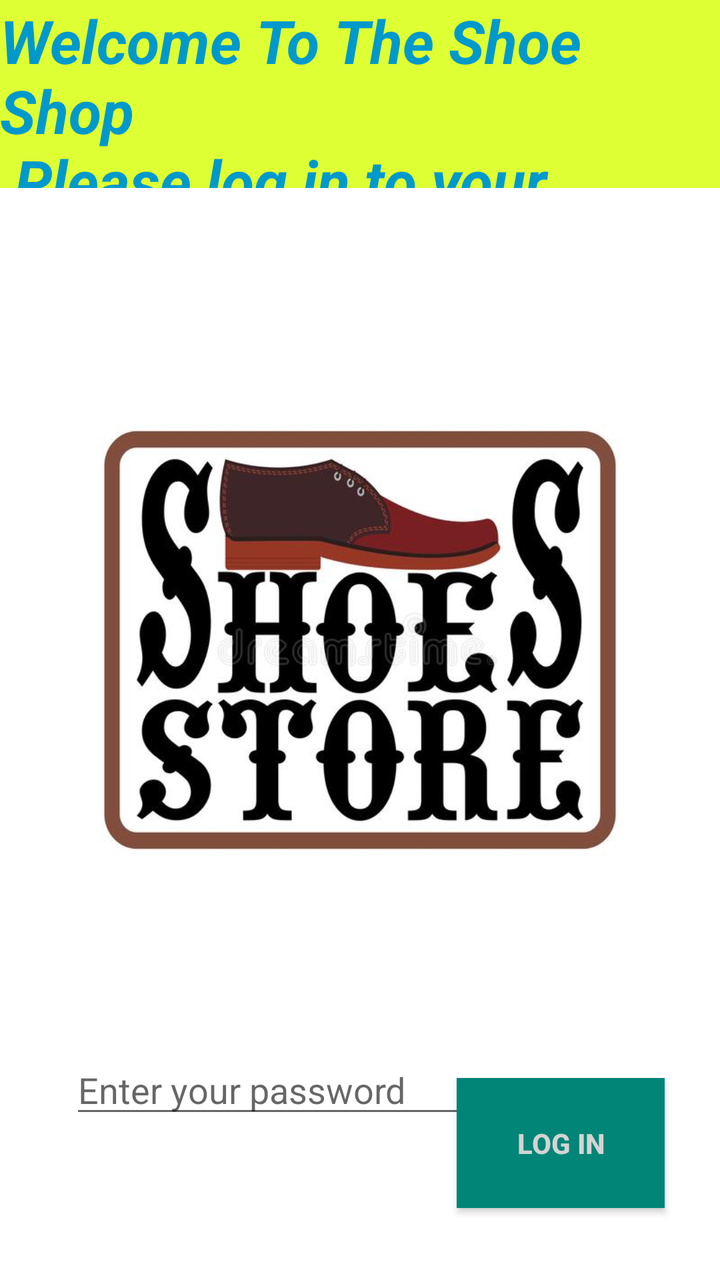
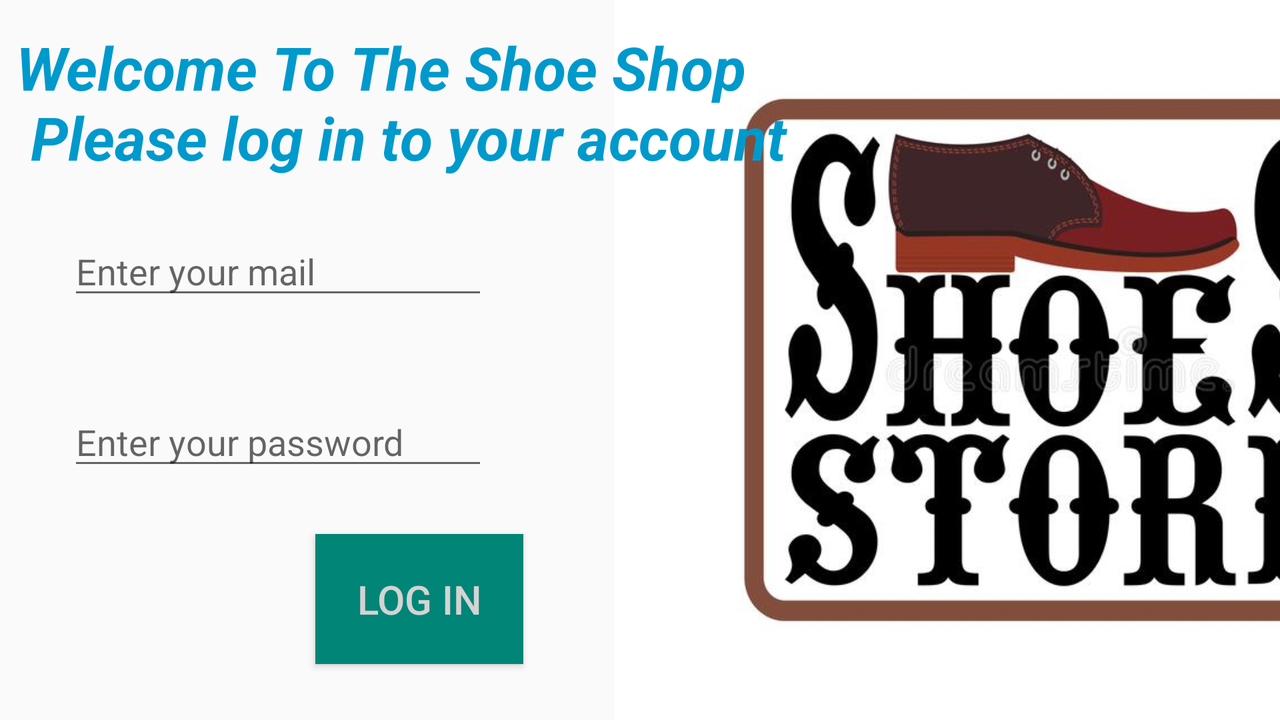

One screen, two layout resources from the same app: the default and the repository's alternative for another configuration. Each is rendered where Android would select it; the XML of both is given below.
<!-- AndroidManifest.xml: application theme AppTheme -->
<!-- res/layout/fragment_log_in_fragment.xml -->
<?xml version="1.0" encoding="utf-8"?>
<layout xmlns:tools="http://schemas.android.com/tools"
    xmlns:android="http://schemas.android.com/apk/res/android"
    xmlns:app="http://schemas.android.com/apk/res-auto">
<androidx.constraintlayout.widget.ConstraintLayout
    android:layout_width="match_parent"
    android:layout_height="match_parent"
    android:background="@color/gray"
    tools:context=".log_in_fragment">


    <ImageView
        android:id="@+id/imageView2"
        android:layout_width="match_parent"
        android:layout_height="match_parent"
        android:background="@color/cardview_light_background"
        android:src="@drawable/shoes"
        tools:layout_editor_absoluteX="0dp"
        tools:layout_editor_absoluteY="-16dp" />

    <TextView
        android:id="@+id/textView3"
        android:layout_width="match_parent"
        android:layout_height="94dp"
        android:background="@color/bale_green"
        android:text="@string/welcome"
        android:textColor="@android:color/holo_blue_dark"
        android:textSize="30sp"
        android:textStyle="bold|italic"
        app:layout_constraintBottom_toBottomOf="parent"
        app:layout_constraintEnd_toEndOf="parent"
        app:layout_constraintHorizontal_bias="0.0"
        app:layout_constraintStart_toStartOf="parent"
        app:layout_constraintTop_toTopOf="parent"
        app:layout_constraintVertical_bias="0.0" />

    <EditText
        android:id="@+id/email_text"
        android:layout_width="wrap_content"
        android:layout_height="wrap_content"
        android:layout_marginBottom="56dp"
        android:height="48dp"
        android:ems="10"
        android:hint="Enter your mail"
        android:inputType="textEmailAddress"
        app:layout_constraintBottom_toTopOf="@+id/pass_text"
        app:layout_constraintEnd_toEndOf="parent"
        app:layout_constraintHorizontal_bias="0.233"
        app:layout_constraintStart_toStartOf="parent"
        app:layout_constraintTop_toTopOf="@+id/login_button"
        app:layout_constraintVertical_bias="0.743" />

    <EditText
        android:id="@+id/pass_text"
        android:layout_width="wrap_content"
        android:layout_height="wrap_content"
        android:layout_marginBottom="76dp"
        android:height="48dp"
        android:ems="10"
        android:hint="Enter your password"
        android:inputType="textPassword"
        app:layout_constraintBottom_toBottomOf="parent"
        app:layout_constraintEnd_toEndOf="parent"
        app:layout_constraintHorizontal_bias="0.233"
        app:layout_constraintStart_toStartOf="parent" />

    <androidx.appcompat.widget.AppCompatButton

        android:id="@+id/login_button"
        android:layout_width="104dp"
        android:layout_height="65dp"
        android:layout_marginBottom="36dp"
        android:background="@color/colorPrimary"
        android:text="Log in"
        android:textColor="@color/gray"
        android:textStyle="bold"
        android:visibility="visible"
        app:layout_constraintBottom_toBottomOf="parent"
        app:layout_constraintEnd_toEndOf="parent"
        app:layout_constraintHorizontal_bias="0.892"
        app:layout_constraintStart_toStartOf="parent" />

</androidx.constraintlayout.widget.ConstraintLayout>
</layout>
<!-- resources referenced by this layout -->
<resources>
  <color name="bale_green">#DEFF33</color>
  <color name="colorPrimary">#008577</color>
  <color name="gray">#d4d3d3</color>
  <!-- drawable shoes: jpg bitmap (drawable, 44356 bytes) -->
  <string name="welcome">Welcome To The Shoe Shop \n Please log in to your account</string>
  <style name="AppTheme" parent="Theme.AppCompat.Light.DarkActionBar">
          
          <item name="windowActionBar">true</item>
          <item name="colorPrimary">@color/colorPrimary</item>
          <item name="colorPrimaryDark">@color/colorPrimaryDark</item>
          <item name="colorAccent">@color/colorAccent</item>
      </style>
  <color name="colorPrimaryDark">#00574B</color>
  <color name="colorAccent">#D81B60</color>
</resources>
<!-- res/layout-land/fragment_log_in_fragment.xml (the repository's variant of the layout above) -->
<!-- drawn on the phone turned sideways -->
<?xml version="1.0" encoding="utf-8"?>
<androidx.constraintlayout.widget.ConstraintLayout xmlns:android="http://schemas.android.com/apk/res/android"
    xmlns:app="http://schemas.android.com/apk/res-auto"
    xmlns:tools="http://schemas.android.com/tools"
    android:layout_width="match_parent"
    android:layout_height="match_parent"
    tools:context=".log_in_fragment">

    

    <ImageView
        android:id="@+id/imageView"
        android:layout_width="wrap_content"
        android:layout_height="match_parent"
        android:layout_marginStart="212dp"
        android:src="@drawable/shoes"
        app:layout_constraintStart_toStartOf="parent"
        tools:layout_editor_absoluteY="16dp" />

    <EditText
        android:id="@+id/email_text"
        android:layout_width="wrap_content"
        android:layout_height="wrap_content"
        android:layout_marginBottom="44dp"
        android:height="48dp"
        android:ems="10"
        android:hint="Enter your mail"
        android:inputType="textEmailAddress"
        app:layout_constraintBottom_toTopOf="@+id/pass_text"
        app:layout_constraintEnd_toEndOf="parent"
        app:layout_constraintHorizontal_bias="0.079"
        app:layout_constraintStart_toStartOf="parent" />

    <EditText
        android:id="@+id/pass_text"
        android:layout_width="wrap_content"
        android:layout_height="wrap_content"
        android:layout_marginBottom="120dp"
        android:height="48dp"
        android:ems="10"
        android:hint="Enter your password"
        android:inputType="textPassword"
        app:layout_constraintBottom_toBottomOf="parent"
        app:layout_constraintEnd_toEndOf="parent"
        app:layout_constraintHorizontal_bias="0.079"
        app:layout_constraintStart_toStartOf="parent" />

    <androidx.appcompat.widget.AppCompatButton

        android:id="@+id/login_button"
        android:layout_width="104dp"
        android:layout_height="65dp"
        android:layout_marginBottom="28dp"
        android:background="@color/colorPrimary"
        android:text="Log in"
        android:textColor="@color/gray"
        android:textSize="20sp"
        android:visibility="visible"
        app:layout_constraintBottom_toBottomOf="parent"
        app:layout_constraintEnd_toEndOf="parent"
        app:layout_constraintHorizontal_bias="0.294"
        app:layout_constraintStart_toStartOf="parent" />

    <TextView
        android:id="@+id/textView5"
        android:layout_width="wrap_content"
        android:layout_height="wrap_content"
        android:text="@string/welcome"
        android:textColor="@android:color/holo_blue_dark"
        android:textSize="30sp"
        android:textStyle="bold|italic"
        app:layout_constraintBottom_toBottomOf="parent"
        app:layout_constraintEnd_toEndOf="parent"
        app:layout_constraintHorizontal_bias="0.032"
        app:layout_constraintStart_toStartOf="parent"
        app:layout_constraintTop_toTopOf="parent"
        app:layout_constraintVertical_bias="0.047" />

</androidx.constraintlayout.widget.ConstraintLayout>
<!-- resources referenced by the variant -->
<!-- as the phone turned sideways resolves them -->
<resources>
  <color name="colorPrimary">#008577</color>
  <color name="gray">#d4d3d3</color>
  <!-- drawable shoes: jpg bitmap (drawable, 44356 bytes) -->
  <string name="welcome">Welcome To The Shoe Shop \n Please log in to your account</string>
  <style name="AppTheme" parent="Theme.AppCompat.Light.DarkActionBar">
          
          <item name="windowActionBar">true</item>
          <item name="colorPrimary">@color/colorPrimary</item>
          <item name="colorPrimaryDark">@color/colorPrimaryDark</item>
          <item name="colorAccent">@color/colorAccent</item>
      </style>
  <color name="colorPrimaryDark">#00574B</color>
  <color name="colorAccent">#D81B60</color>
</resources>
